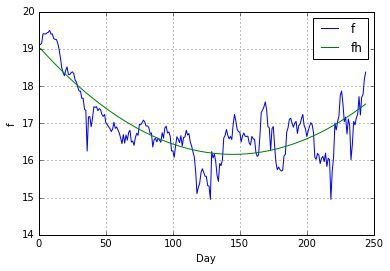

Python code for this plot:


# -*- coding: utf-8
import numpy as np
import matplotlib.pyplot as plt

def main():
    # CSVのロード
    data = np.genfromtxt("nikkei16.csv",delimiter=",", skip_header=1, dtype='float')
    
    # 5行目を抽出(日経平均株価の終値)
    f = data[:,4]/1000.0
    
    #　xの値を生成
    x = np.linspace(1, len(f), len(f))
    
    #　フィッティング
    a1, a2, b = np.polyfit(x, f, 2)
    
    # フィッティング曲線
    fh = a1 * x**2 + a2 * x + b
    
    # グラフ作成
    plt.figure(1)

    # サンプル(日経平均株価)
    plt.plot(x, f,  label="f")
    plt.plot(x, fh, label="fh")
    #　ラベル軸
    plt.xlabel("Day")
    plt.ylabel("f")
    # 凡例
    plt.legend()
    # グリッド
    plt.grid()
    # グラフ表示
    plt.show()
    
if __name__ == "__main__":
    main()
